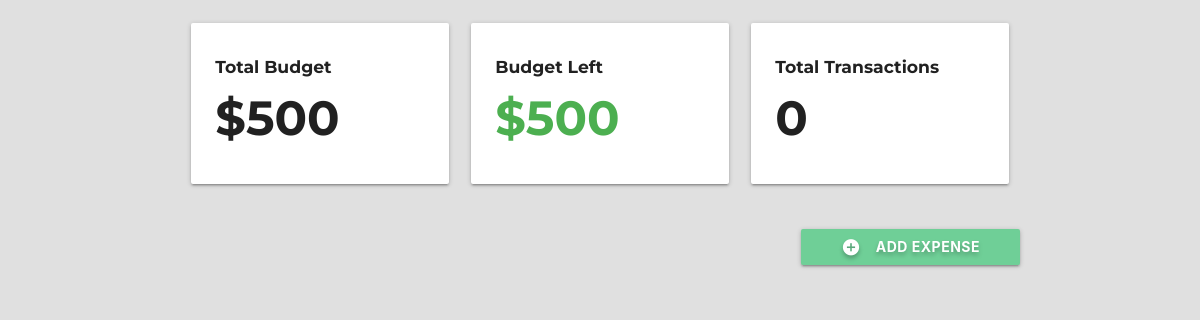
Page /desktop_app on the earlier database version.
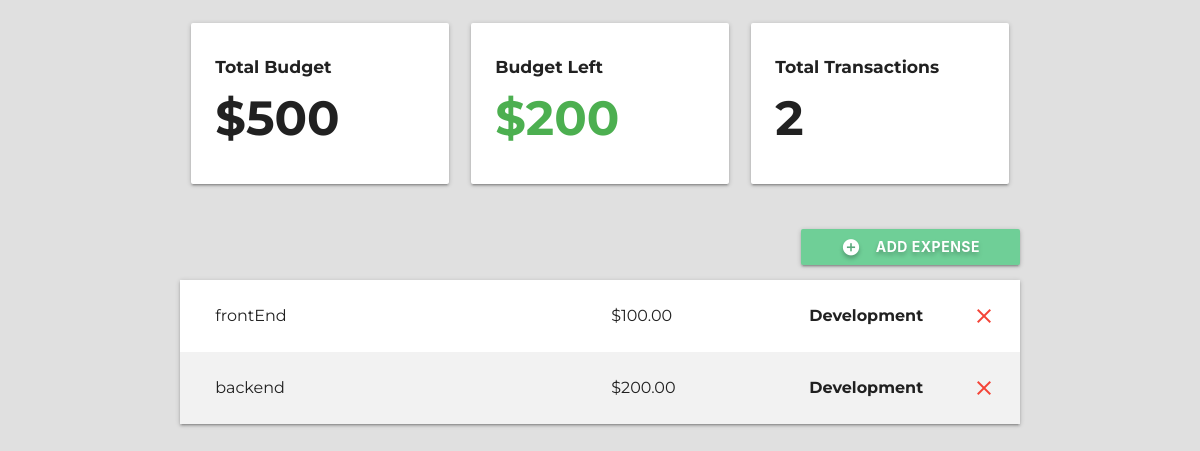
Same page on the later database version.
### budget/models.py (models this page shows, shortened)
class Project(models.Model):
	name=models.CharField(max_length=100)
	slug=models.SlugField(max_length=100,unique=True,blank=True)
	budget=models.IntegerField()
	def budget_left(self):
		expense_list = Expenses.objects.filter(project=self)
		total_expense_amount = 0
		for expense in expense_list:
			total_expense_amount += expense.amount
		total_expense_amount = int(total_expense_amount)
		return self.budget - total_expense_amount
	def total_transactions(self):
		expense_list = Expenses.objects.filter(project=self)
		return len(expense_list)

class Expenses(models.Model):
	project=models.ForeignKey(Project,on_delete=models.CASCADE,related_name='expenses')
	title=models.CharField(max_length=100)
	amount=models.DecimalField(max_digits=8,decimal_places=2)
	category=models.ForeignKey(Category,on_delete=models.CASCADE)

class Category(models.Model):
	project=models.ForeignKey(Project,on_delete=models.CASCADE)
	name=models.CharField(max_length=100)

### budget/views.py (the view, shortened to what this page needs)
# urls.py: path('<slug:project_slug>',views.project_detail,name='detail'),
def project_detail(request,project_slug):
	project= get_object_or_404(Project,slug=project_slug)
	if request.method == 'GET':
		category_list = Category.objects.filter(project=project)
		return render(request, 'budget/project-detail.html', {'project': project, 'expense_list': project.expenses.all(), 'category_list': category_list})
	elif request.method == 'DELETE':
		id = json.loads(request.body)['id']
		expense = Expenses.objects.get(id=id)
		expense.delete()
		return HttpResponse('')
	return HttpResponseRedirect(project_slug)

### budget/templates/budget/project-detail.html (shortened to what this page needs)
{% extends 'budget/base.html' %}
{% block content %}
  <div class="container">
	<section class="section section-stats">
	  <div class="row">
		<div class="col s12 m12 l4">
		  <div class="card-panel">
			<h6 class="bold">Total Budget</h6>
			<h1 class="bold">${{ project.budget }}</h1>
		  </div>
		</div>
		<div class="col s12 m6 l4">
		  <div class="card-panel">
			<h6 class="bold">Budget Left</h6>
			{% if project.budget_left > 0 %}
			  <h1 class="bold green-text">${{ project.budget_left }}</h1>
			  {% elif project.budget_left == 0 %}
			  <h1 class="bold orange-text">${{ project.budget_left }}</h1>
			{% else %}
			  <h1 class="bold red-text">${{ project.budget_left }}</h1>
			{% endif %}
		  </div>
		</div>
		<div class="col s12 m6 l4">
		  <div class="card-panel">
			<h6 class="bold">Total Transactions</h6>
			<h1 class="bold">{{ project.total_transactions }}</h1>
		  </div>
		</div>
	  </div>
	</section>
	<section class="section section-expenses">
	  <div class="row">
		<button class="btn waves-effect right modal-trigger" href="#expenseModal">
		<i class="material-icons white-text left">add_circle</i>
		Add Expense
		</button>
	  </div>
	  <ul class="z-depth-1">
		{% for expense in expense_list %}
		  <li>
			<div class="card-panel z-depth-0 expense">
			  <div class="row">
				<div class="col l6">
				  <span class="title">{{ expense.title }}</span>
				</div>
				<div class="col l3">
				  <span class="title">${{ expense.amount }}</span>
				</div>
				<div class="col 1">
				  <span class="title bold">{{ expense.category.name }}</span>
				</div>
				<a class="close-icon" onclick="deleteExpense(this)" data-id="{{ expense.id }}">
				  <i class="material-icons red-text right">close</i>
				</a>
			  </div>
			</div>
		  </li>
		{% endfor %}
	  </ul>
	</section>
  </div>
{% endblock %}

### budget/templates/budget/base.html (shortened to what this page needs)
{% load static %}
<!DOCTYPE html>
<html>
	<head>
		<link rel="stylesheet" href="https://cdnjs.cloudflare.com/ajax/libs/materialize/1.0.0/css/materialize.min.css">
		<link rel="stylesheet" type="text/css" href="{% static 'css/styles.css' %}">
	</head>
	<body>
		{% block content %}
		{% endblock %}
	</body>
</html>

### budget/static/css/styles.css (style rules this page uses)
html { font-family: Montserrat; background-color: #E0E0E0; }
.bold { font-weight: bold; }
.row { margin: 0;!important; }
.section-stats h1 { font-size: 4vw; margin: 15px 0px; }
.section-expenses button { padding: 0px 40px; font-weight: bold; text-shadow: 0px 3px 4px rgba(0, 0, 0, .25); background-color: #6FCF97; }
.section-expenses .expense { font-size: 16px; border-radius: 0; margin: 0; }
.section-expenses li:nth-child(even) .expense { background-color: #F2F2F2; }

Differences in the rows shown:
computed for Project: budget_left "500" → "200"; total_transactions "0" → "2"
added Expenses: title "frontEnd", amount "100.00", category.name "Development"
added Expenses: title "backend", amount "200.00", category.name "Development"
